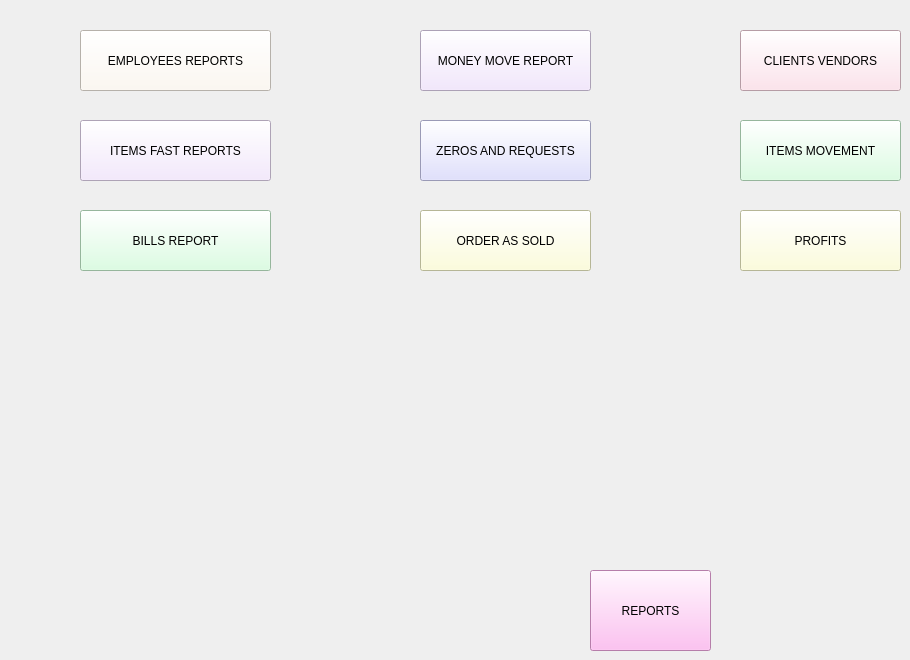
    <widget class="QWidget" name="tab_11">
     <attribute name="title">
      <string>REPORTS SHORTCUTS</string>
     </attribute>
     <widget class="QPushButton" name="pushButton_80">
      <property name="geometry">
       <rect>
        <x>80</x>
        <y>30</y>
        <width>191</width>
        <height>61</height>
       </rect>
      </property>
      <property name="styleSheet">
       <string notr="true">background-color: rgb(255, 248, 238);</string>
      </property>
      <property name="text">
       <string>EMPLOYEES REPORTS</string>
      </property>
     </widget>
     <widget class="QPushButton" name="pushButton_81">
      <property name="geometry">
       <rect>
        <x>740</x>
        <y>120</y>
        <width>161</width>
        <height>61</height>
       </rect>
      </property>
      <property name="styleSheet">
       <string notr="true">background-color: rgb(210, 255, 219);</string>
      </property>
      <property name="text">
       <string>ITEMS MOVEMENT</string>
      </property>
     </widget>
     <widget class="QPushButton" name="pushButton_82">
      <property name="geometry">
       <rect>
        <x>420</x>
        <y>30</y>
        <width>171</width>
        <height>61</height>
       </rect>
      </property>
      <property name="styleSheet">
       <string notr="true">background-color: rgb(241, 225, 255);</string>
      </property>
      <property name="text">
       <string>MONEY MOVE REPORT</string>
      </property>
     </widget>
     <widget class="QPushButton" name="pushButton_83">
      <property name="geometry">
       <rect>
        <x>590</x>
        <y>570</y>
        <width>121</width>
        <height>81</height>
       </rect>
      </property>
      <property name="styleSheet">
       <string notr="true">background-color: rgb(255, 176, 238);</string>
      </property>
      <property name="text">
       <string>REPORTS</string>
      </property>
     </widget>
     <widget class="QPushButton" name="pushButton_84">
      <property name="geometry">
       <rect>
        <x>740</x>
        <y>30</y>
        <width>161</width>
        <height>61</height>
       </rect>
      </property>
      <property name="styleSheet">
       <string notr="true">background-color: rgb(255, 219, 231);</string>
      </property>
      <property name="text">
       <string>CLIENTS VENDORS</string>
      </property>
     </widget>
     <widget class="QPushButton" name="pushButton_85">
      <property name="geometry">
       <rect>
        <x>420</x>
        <y>210</y>
        <width>171</width>
        <height>61</height>
       </rect>
      </property>
      <property name="styleSheet">
       <string notr="true">background-color: rgb(255, 255, 210);</string>
      </property>
      <property name="text">
       <string>ORDER AS SOLD</string>
      </property>
     </widget>
     <widget class="QPushButton" name="pushButton_86">
      <property name="geometry">
       <rect>
        <x>80</x>
        <y>120</y>
        <width>191</width>
        <height>61</height>
       </rect>
      </property>
      <property name="styleSheet">
       <string notr="true">background-color: rgb(243, 228, 255);</string>
      </property>
      <property name="text">
       <string>ITEMS FAST REPORTS</string>
      </property>
     </widget>
     <widget class="QPushButton" name="pushButton_87">
      <property name="geometry">
       <rect>
        <x>740</x>
        <y>210</y>
        <width>161</width>
        <height>61</height>
       </rect>
      </property>
      <property name="styleSheet">
       <string notr="true">background-color: rgb(255, 255, 210);</string>
      </property>
      <property name="text">
       <string>PROFITS</string>
      </property>
     </widget>
     <widget class="QPushButton" name="pushButton_88">
      <property name="geometry">
       <rect>
        <x>420</x>
        <y>120</y>
        <width>171</width>
        <height>61</height>
       </rect>
      </property>
      <property name="styleSheet">
       <string notr="true">background-color: rgb(216, 216, 255);</string>
      </property>
      <property name="text">
       <string>ZEROS AND REQUESTS</string>
      </property>
     </widget>
     <widget class="QPushButton" name="pushButton_89">
      <property name="geometry">
       <rect>
        <x>80</x>
        <y>210</y>
        <width>191</width>
        <height>61</height>
       </rect>
      </property>
      <property name="styleSheet">
       <string notr="true">background-color: rgb(210, 255, 219);</string>
      </property>
      <property name="text">
       <string>BILLS REPORT</string>
      </property>
     </widget>
    </widget>
